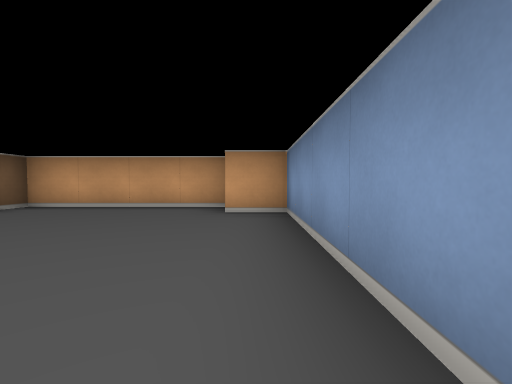
[1] (above)

13 first-person views from a walk through a cub3D maze. The camera is about half as high as the walls, tilts 2° down and sees 85° across. The floor is counted in squares. Each view is taken from the middle of a square. On the plan, view 1 faces up. The plan holds only what a view shows up to about 9 squares ahead; the rest is blank.

[2]
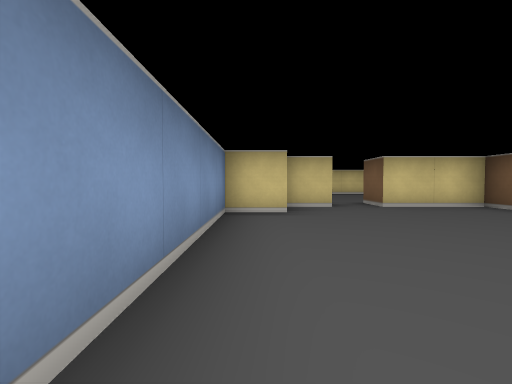

[3]
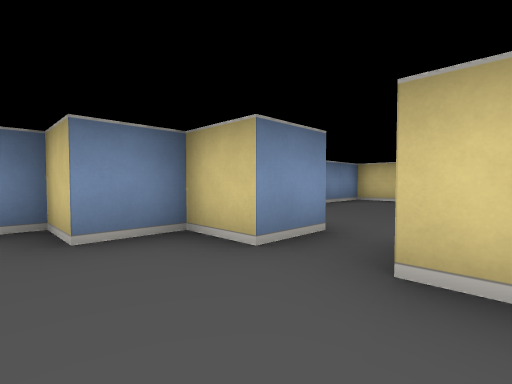

[4]
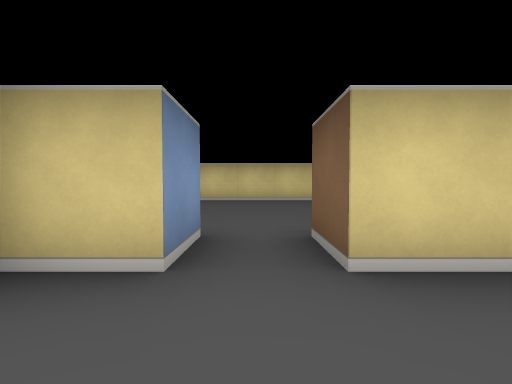

[5]
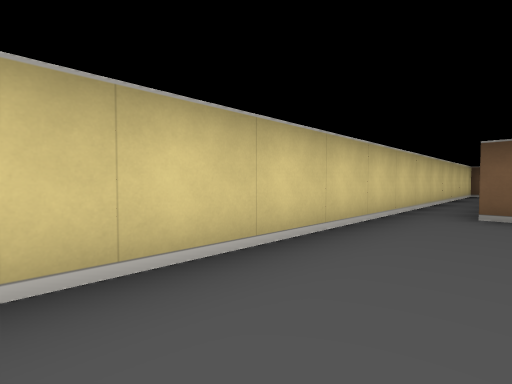

[6]
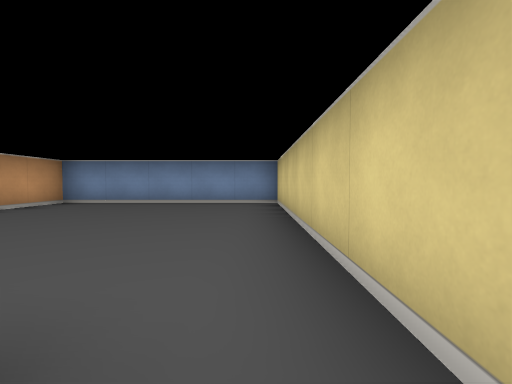

[7]
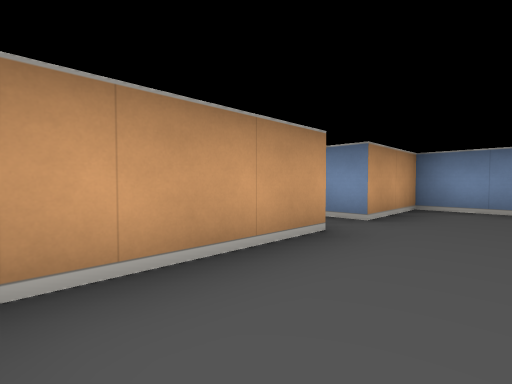

[8]
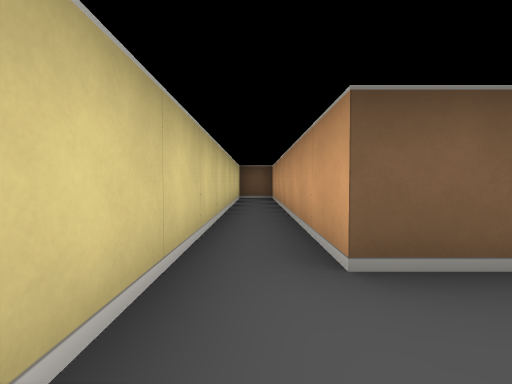

[9]
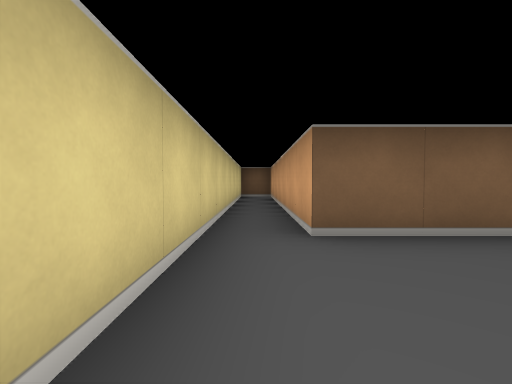

[10]
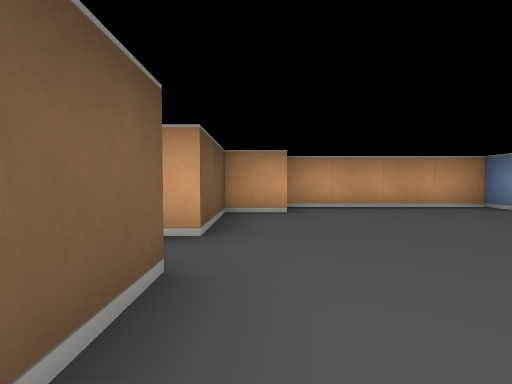

[11]
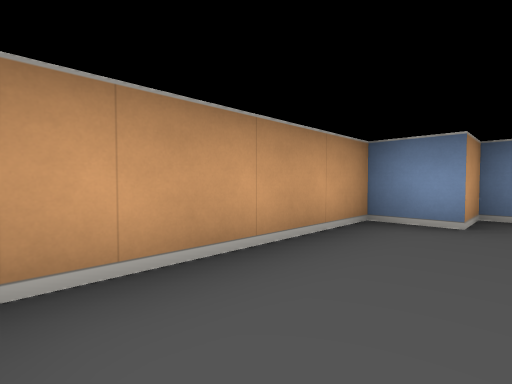

[12]
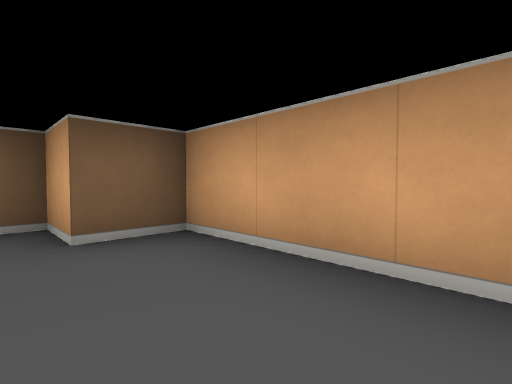

[13]
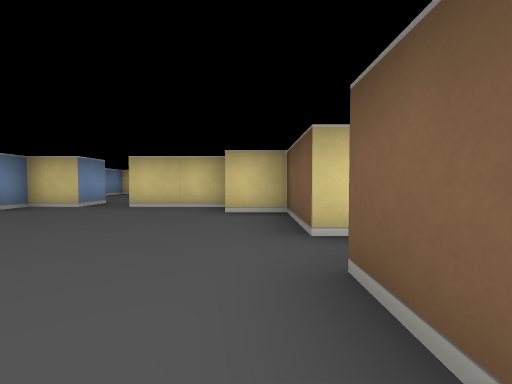

### Floor plan
Ten units are one square. View 1 is at (0, 0); x grows to the right and y downward. Boxes are objects, and circles mark ways between rooms. Rooms are numbered by the first view taken in them; rooms with no view inside come last. Other rooms are left out.
<svg viewBox="-130 -60 140 140">
<path fill="none" stroke="#000" d="M-55 -15 -55 5 -45 5M-45 9 -45 15 -25 15M-15 15 -5 15 -5 5 5 5 5 -45 -5 -45 -5 -55 -45 -55 -45 -45 -55 -45 -55 -25M-55 46 -55 65 -125 65 -125 75 5 75 5 25 -15 25 -15 15M-25 15 -25 25 -50 25"/>
<circle cx="-20" cy="20" r="3" fill="#2a7"/>
<text x="-30" y="-20">1</text>
<text x="-40" y="50">2</text>
</svg>
Room 1 opens to room 2.

Where each view was taken, in squares from view 1:
view 1: 0 up, 0 right, facing up
view 2: 4 up, 0 right, facing down
view 3: 0 up, 3 left, facing down-right
view 4: 0 up, 2 left, facing down
view 5: 6 down, 1 left, facing down-left
view 6: 7 down, 6 left, facing right
view 7: 4 down, 5 left, facing up-right
view 8: 7 down, 4 left, facing left
view 9: 7 down, 3 left, facing left
view 10: 0 up, 5 left, facing up
view 11: 4 up, 4 left, facing up-right
view 12: 4 up, 2 left, facing up-left
view 13: 4 up, 5 left, facing down
